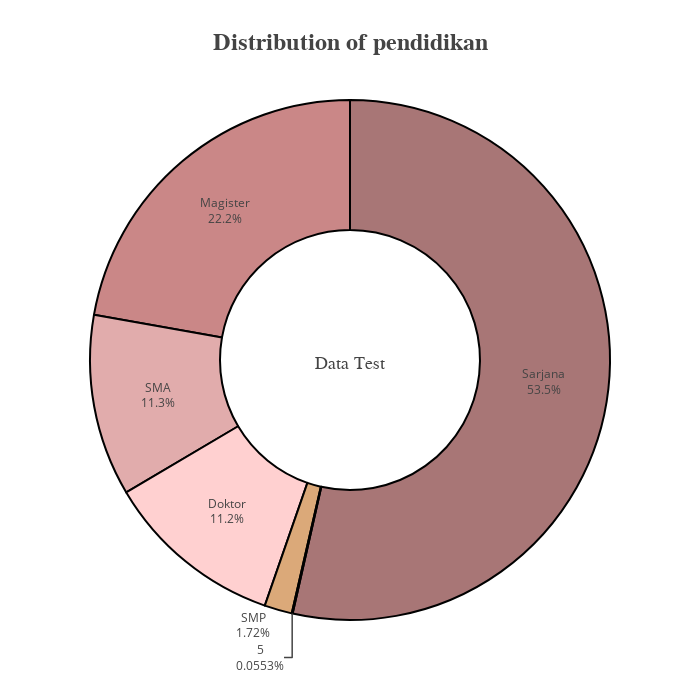

Notebook cell for this chart:
### Markdown cell above
- Data test

### Code cell
mask = test_df['pendidikan'].value_counts().reset_index(name='count').sort_values('count', ascending=False)

fig = go.Figure()
fig.add_trace(
    go.Pie(
        labels=mask['pendidikan'],
        title="Data Test",
                  titlefont={'size':18, 'family': 'Serif',},
         values=mask['count'],
        hole=0.5,
        )
    )
fig.update_traces(
    hoverinfo='label+value',
    textinfo='label+percent',
    textfont_size=12,
    marker=dict(
        colors=palette,
        line=dict(color='#000000',
                  width=2)
        )
    )
fig.layout.update(title="<b>Distribution of pendidikan<b>",
                  titlefont={'size':24, 'family': 'Serif',},
                  showlegend=False, 
                  height=700, 
                  width=700, 
                  template=None, 
                 )

fig.show()

### Figure 1 — Plotly figure (JSON) as saved in the notebook; plotly's stock layout.template omitted (floating-point values rounded to 4 significant figures)
{"data": [{"hole": 0.5, "hoverinfo": "label+value", "labels": ["Sarjana", "Magister", "SMA", "Doktor", "SMP", "5"], "marker": {"colors": ["#A87676", "#CA8787", "#E1ACAC", "#FFD0D0", "#DBA979", "#ECCA9C", "#E8EFCF"], "line": {"color": "#000000", "width": 2}}, "textfont": {"size": 12}, "textinfo": "label+percent", "title": {"font": {"family": "Serif", "size": 18}, "text": "Data Test"}, "type": "pie", "values": [1935, 803, 408, 404, 62, 2]}], "layout": {"height": 700, "showlegend": false, "title": {"font": {"family": "Serif", "size": 24}, "text": "<b>Distribution of pendidikan<b>"}, "width": 700}}
